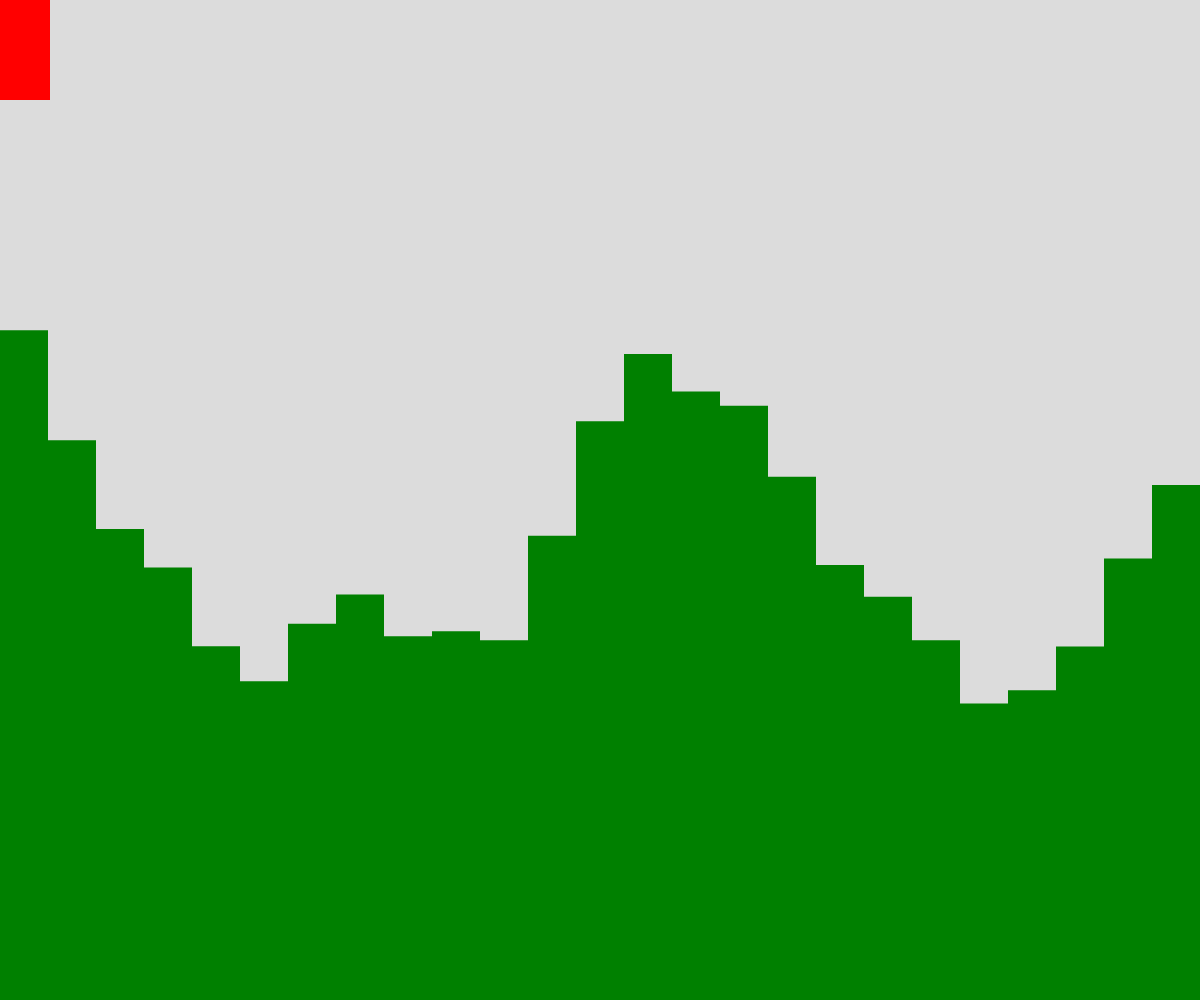
Frame 1 (no input)
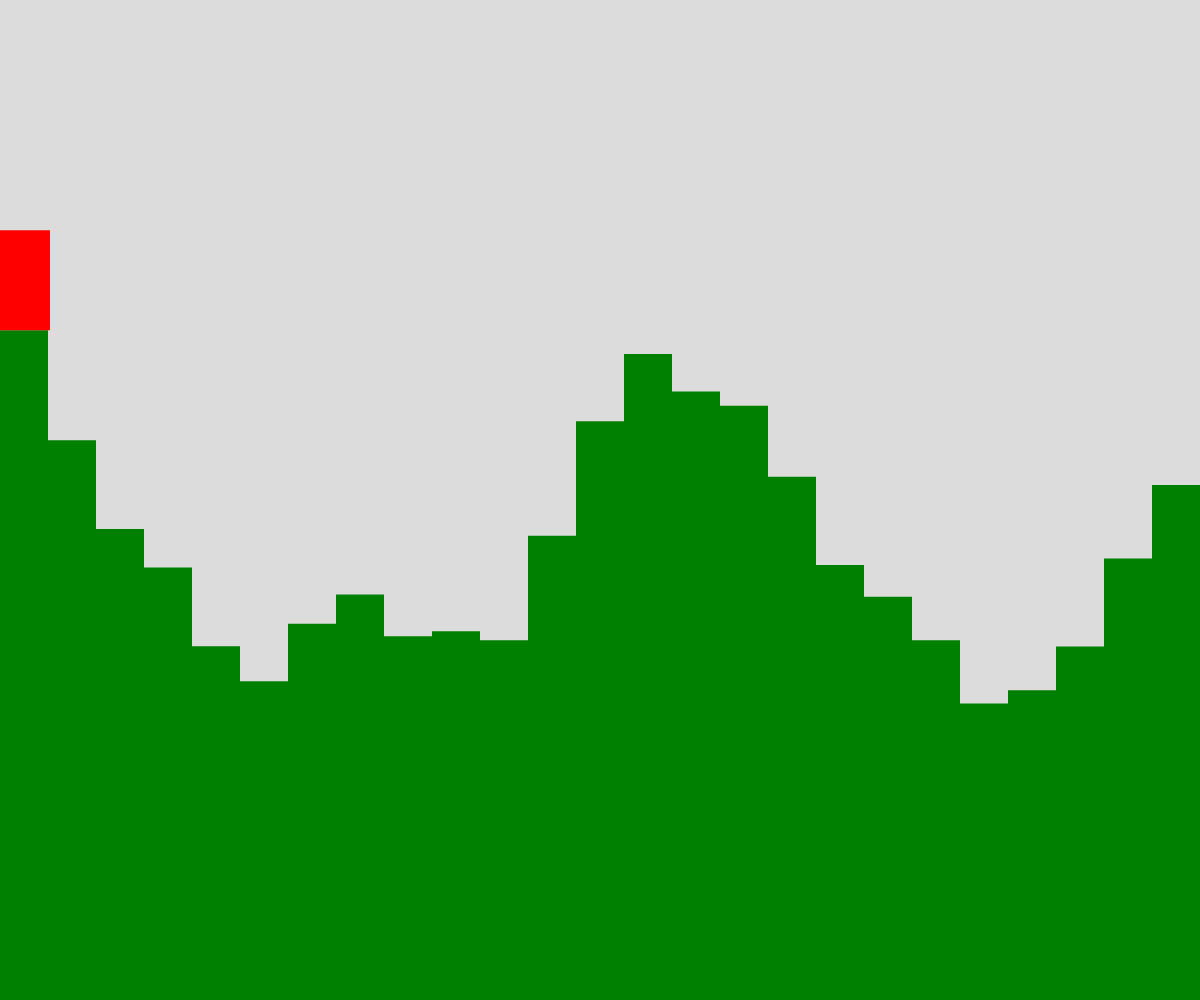
Frame 60 (no input)
Frame 120 (the mouse pressed at the canvas centre since frame 60): identical to frame 60, image omitted

The p5.js sketch that drew these frames (run headless with seeded random() and noise() and a simulated clock; from frame 60 on, the mouse is pressed at the canvas centre):

// p5.js sketch
// ── sketch.js
let terrain = [];
const numberOfRects = 25;

let character = {
  height: 100,
  width: 50,
  speed: 5,
  jumpSpeed: 15,
  x: 0,
  y: 0,
  gravity: 0.8,
  velocityY: 0,
  isJumping: false,
  onGround: false,
  jumpHeight: -15,
};

function setup() {
  createCanvas(windowWidth, windowHeight);
  let widthOfRects = width / numberOfRects;
  generateTerrain(widthOfRects);
  character.y = 0; // Set character on the ground
}

function draw() {
  background(220);

  noStroke();

  // Draw terrain
  for (let someRect of terrain) {
    fill("green");
    rect(someRect.x, someRect.y, someRect.w, someRect.h);
  }

  // Character
  fill("red");
  showCharacter();

  // Check collisions and apply gravity/movement
  isOnGround();
  applyGravity();
  moveCharacter();

  // Check collision with terrain
  checkCollision();

  console.log("character.onGround" + character.onGround);
}

function spawnRetangle(leftSide, rectWidth, rectHeight) {
  let theRect = {
    x: leftSide,
    y: height - rectHeight,
    w: rectWidth,
    h: rectHeight,
  };
  return theRect;
}

function generateTerrain(widthOfRect) {
  let time = 0;
  let deltaTime = 0.15;

  for (let x = 0; x < width; x += widthOfRect) {
    let theHeight = noise(time) * height;

    let someRect = spawnRetangle(x, widthOfRect, theHeight);
    terrain.push(someRect);
    time += deltaTime;
  }
}

function showCharacter() {
  rect(character.x, character.y, character.width, character.height);
}

function moveCharacter() {
  // Moving left and right
  if (keyIsDown(RIGHT_ARROW)) {
    character.x += character.speed;
  }
  if (keyIsDown(LEFT_ARROW)) {
    character.x -= character.speed;
  }

  // Jumping
  if (character.onGround && !character.isJumping && keyIsDown(32)) { // Space key
    //console.log("Jumping!");
    character.velocityY = character.jumpHeight; // Start jump
    character.isJumping = true;
  }
}

function applyGravity() {
  character.y += character.velocityY;
  character.velocityY += character.gravity; // Gravity pulls down

  if (character.y + character.height > height) { // Keep on the ground
    character.y = height - character.height;
    character.velocityY = 0;
  }
}

function isOnGround() {
  //character.onGround = character.y + character.height >= height - 1;

  if (character.onGround) {
    character.isJumping = false; // Reset jump when on the ground
  }
}

function checkCollision() {
  for (let someRect of terrain) {
    // Check if character collides with the terrain rectangle
    if (// eslint-disable-next-line indent
        character.x < someRect.x + someRect.w && // Right side of character
        character.x + character.width > someRect.x && // Left side of character
        character.y + character.height > someRect.y && // Bottom side of character
        character.y < someRect.y + someRect.h // Top side of character
    ) {
      // Collision detected, place character on top of the terrain
      character.y = someRect.y - character.height;
      character.velocityY = 0;
      character.onGround = true;
      break; // No need to check other terrain if collision is detected
    }
    else {
      character.isOnGround = false;
    }
  }
}
